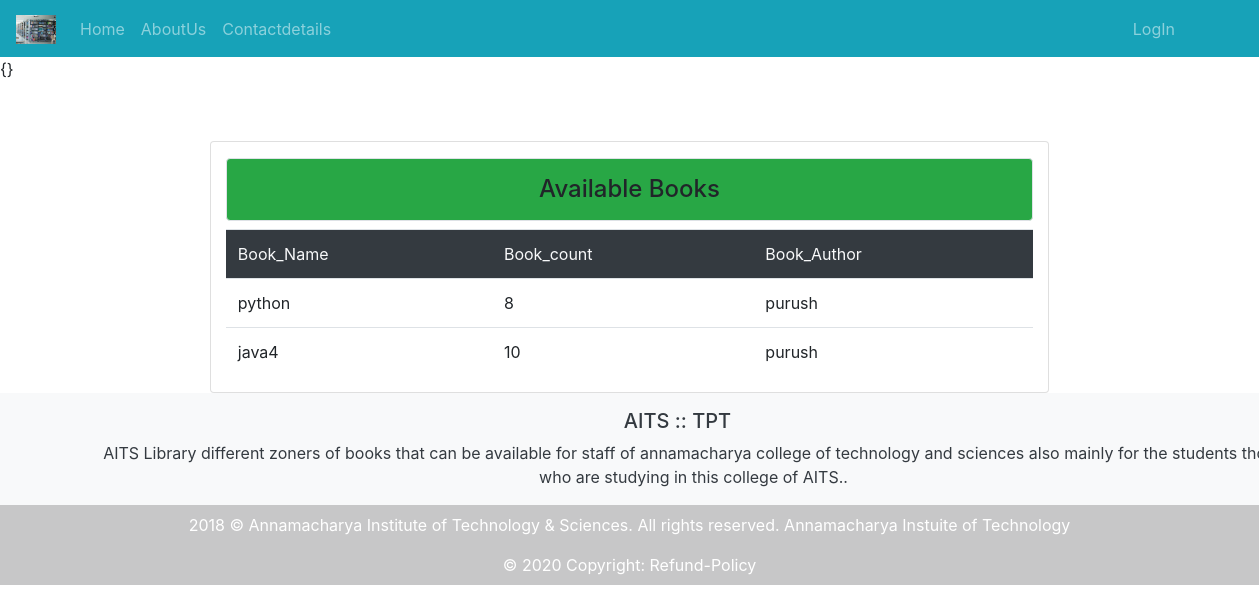
Screenshot of /bas/ with the database file from the repository.
### NoteApp/models.py (models this page shows)
class Books_Avail(models.Model):
	Book_name=models.CharField(max_length=120, unique=True)
	Book_author=models.CharField(max_length=120,default="")
	Book_count=models.IntegerField(default=0)
	Book_Updatedcount=models.IntegerField(default=0)

### NoteApp/views.py (the view)
# urls.py: path('bas/',views.studentbooks_avail,name='studentbooks_avail'),
def studentbooks_avail(rq):
	e2=Books_Avail.objects.all()
	return render(rq,'html/studentbook_avail.html',{'t':e2})

### NoteApp/templates/html/studentbook_avail.html (shortened to what this page needs)
{% extends 'html/base.html' %}
{% block content %}
<div class=" mx-auto card col-md-8 container-fluid" style="margin-top:60px"><h4 class="p-3 bg-success text-center mt-3 border rounded ">Available Books</h4>
			<table class="table">
				<tr class="bg-dark text-light">
					<td>Book_Name</td>
					<td>Book_count</td>
					<td>Book_Author</td>
				</tr>
					{% for i in t %}
				<tr>
				<td>{{i.Book_name}}</td>
				<td>{{i.Book_count}}</td>
				<td>{{i.Book_author}}</td>
				</tr>
				{% endfor %}
			</table>
		</div>
{% endblock %}

### rows the page displays
Books_Avail: Book_name "python", Book_count "8", Book_author "purush"
Books_Avail: Book_name "java4", Book_count "10", Book_author "purush"
